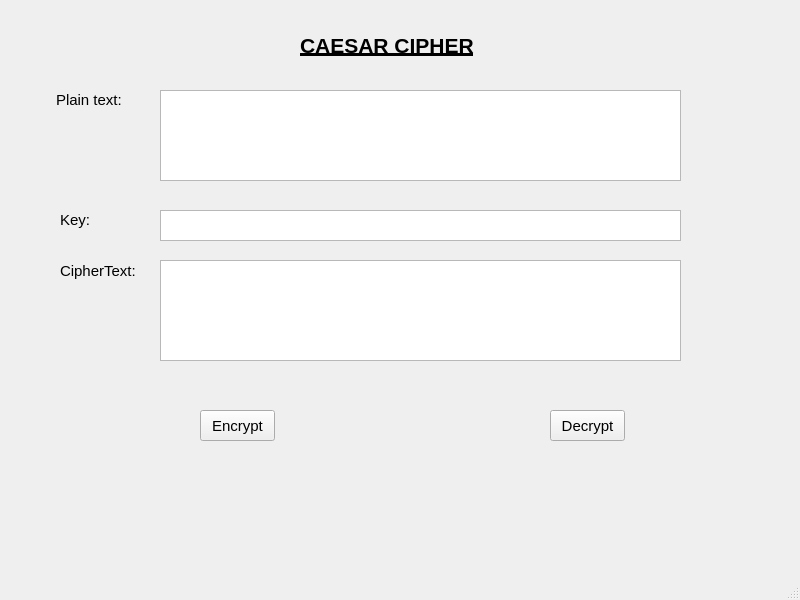
<?xml version="1.0" encoding="UTF-8"?>
<ui version="4.0">
 <class>MainWindow</class>
 <widget class="QMainWindow" name="MainWindow">
  <property name="geometry">
   <rect>
    <x>0</x>
    <y>0</y>
    <width>800</width>
    <height>600</height>
   </rect>
  </property>
  <property name="windowTitle">
   <string>MainWindow</string>
  </property>
  <widget class="QWidget" name="centralwidget">
   <widget class="QPlainTextEdit" name="txt_P">
    <property name="geometry">
     <rect>
      <x>160</x>
      <y>90</y>
      <width>521</width>
      <height>91</height>
     </rect>
    </property>
   </widget>
   <widget class="QPlainTextEdit" name="txt_K">
    <property name="geometry">
     <rect>
      <x>160</x>
      <y>210</y>
      <width>521</width>
      <height>31</height>
     </rect>
    </property>
   </widget>
   <widget class="QPlainTextEdit" name="txt_C">
    <property name="geometry">
     <rect>
      <x>160</x>
      <y>260</y>
      <width>521</width>
      <height>101</height>
     </rect>
    </property>
   </widget>
   <widget class="QLabel" name="lbl_C">
    <property name="geometry">
     <rect>
      <x>300</x>
      <y>20</y>
      <width>191</width>
      <height>51</height>
     </rect>
    </property>
    <property name="font">
     <font>
      <pointsize>16</pointsize>
      <weight>75</weight>
      <bold>true</bold>
      <underline>true</underline>
     </font>
    </property>
    <property name="text">
     <string>CAESAR CIPHER</string>
    </property>
   </widget>
   <widget class="QLabel" name="lbl_P">
    <property name="geometry">
     <rect>
      <x>56</x>
      <y>90</y>
      <width>71</width>
      <height>20</height>
     </rect>
    </property>
    <property name="font">
     <font>
      <pointsize>11</pointsize>
      <weight>50</weight>
      <bold>false</bold>
     </font>
    </property>
    <property name="text">
     <string>Plain text:</string>
    </property>
   </widget>
   <widget class="QLabel" name="lbl_K">
    <property name="geometry">
     <rect>
      <x>60</x>
      <y>210</y>
      <width>51</width>
      <height>20</height>
     </rect>
    </property>
    <property name="font">
     <font>
      <pointsize>11</pointsize>
     </font>
    </property>
    <property name="text">
     <string>Key:</string>
    </property>
   </widget>
   <widget class="QLabel" name="label_4">
    <property name="geometry">
     <rect>
      <x>60</x>
      <y>260</y>
      <width>81</width>
      <height>21</height>
     </rect>
    </property>
    <property name="font">
     <font>
      <pointsize>11</pointsize>
     </font>
    </property>
    <property name="text">
     <string>CipherText:</string>
    </property>
   </widget>
   <widget class="QPushButton" name="btn_E">
    <property name="geometry">
     <rect>
      <x>200</x>
      <y>410</y>
      <width>75</width>
      <height>31</height>
     </rect>
    </property>
    <property name="font">
     <font>
      <pointsize>11</pointsize>
     </font>
    </property>
    <property name="text">
     <string>Encrypt</string>
    </property>
   </widget>
   <widget class="QPushButton" name="btn_D">
    <property name="geometry">
     <rect>
      <x>550</x>
      <y>410</y>
      <width>75</width>
      <height>31</height>
     </rect>
    </property>
    <property name="font">
     <font>
      <pointsize>11</pointsize>
     </font>
    </property>
    <property name="text">
     <string>Decrypt</string>
    </property>
   </widget>
  </widget>
  <widget class="QMenuBar" name="menubar">
   <property name="geometry">
    <rect>
     <x>0</x>
     <y>0</y>
     <width>800</width>
     <height>21</height>
    </rect>
   </property>
  </widget>
  <widget class="QStatusBar" name="statusbar"/>
 </widget>
 <resources/>
 <connections/>
</ui>
